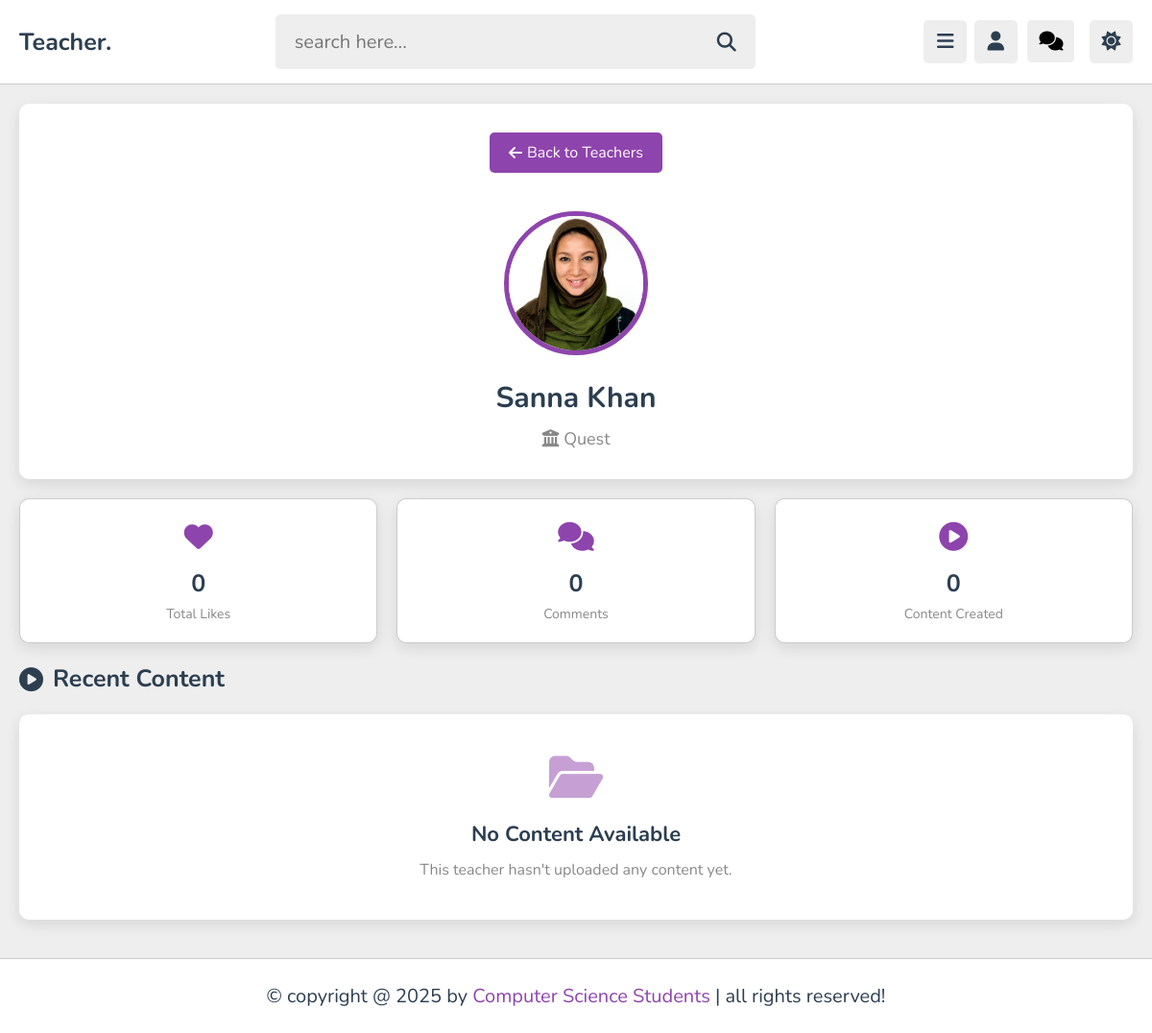
The app's page /admin/teacher_profile.php?teacher_id=gg2o9AAneltppra3TbI3 (signed in) with its own data.
### tables this page shows
CREATE TABLE `tutors` (
  `id` varchar(20) NOT NULL,
  `name` varchar(50) NOT NULL,
  `username` varchar(50) NOT NULL,
  `profession` varchar(50) NOT NULL,
  `email` varchar(50) NOT NULL,
  `password` varchar(50) NOT NULL,
  `image` varchar(100) NOT NULL,
  `gender` varchar(255) DEFAULT NULL,
  `faculty` varchar(255) DEFAULT NULL,
  `batch` varchar(255) DEFAULT NULL,
  `university` varchar(225) DEFAULT NULL,
  `status` enum('Pending','Approved','Rejected') DEFAULT 'Pending',
  `last_active` timestamp NULL DEFAULT NULL,
  `departments` varchar(254) NOT NULL
);

### admin/teacher_profile.php (the view, shortened to what this page needs)
<?php
include '../components/connect.php';
if(isset($_GET['teacher_id'])){
    $teacher_id = $_GET['teacher_id'];
} else {
    header('location:t.php');
    exit();
}
try {
    $select_teacher = $conn->prepare("SELECT * FROM `tutors` WHERE id = ?");
    $select_teacher->execute([$teacher_id]);
    $teacher = $select_teacher->fetch(PDO::FETCH_ASSOC);
} catch (PDOException $e) {
    header('location:teachers.php');
    exit();
}
try {
    $teacher['likes'] = 0;
    $teacher['comments'] = 0;
    $teacher['lectures'] = 0;
    $check_likes_table = $conn->prepare("SHOW TABLES LIKE 'likes'");
    $check_likes_table->execute();
    if($check_likes_table->rowCount() > 0) {
        $count_likes = $conn->prepare("SELECT COUNT(*) as total FROM `likes` WHERE tutor_id = ?");
        $count_likes->execute([$teacher_id]);
        $total_likes = $count_likes->fetch(PDO::FETCH_ASSOC)['total'];
        $teacher['likes'] = $total_likes;
    }
    $check_comments_table = $conn->prepare("SHOW TABLES LIKE 'comments'");
    $check_comments_table->execute();
    if($check_comments_table->rowCount() > 0) {
        $count_comments = $conn->prepare("SELECT COUNT(*) as total FROM `comments` WHERE tutor_id = ?");
        $count_comments->execute([$teacher_id]);
        $total_comments = $count_comments->fetch(PDO::FETCH_ASSOC)['total'];
        $teacher['comments'] = $total_comments;
    }
    $check_content_table = $conn->prepare("SHOW TABLES LIKE 'content'");
    $check_content_table->execute();
    if($check_content_table->rowCount() > 0) {
        $count_content = $conn->prepare("SELECT COUNT(*) as total FROM `content` WHERE tutor_id = ?");
        $count_content->execute([$teacher_id]);
        $total_content = $count_content->fetch(PDO::FETCH_ASSOC)['total'];
        $teacher['lectures'] = $total_content;
    }
} catch (PDOException $e) {
    error_log("Error retrieving stats: " . $e->getMessage());
}
try {
    $select_playlists = $conn->prepare("SELECT * FROM `playlist` WHERE tutor_id = ? ORDER BY date DESC");
    $select_playlists->execute([$teacher_id]);
    $teacher_playlists = $select_playlists->fetchAll(PDO::FETCH_ASSOC);
} catch (PDOException $e) {
    $teacher_playlists = [];
    error_log("Error retrieving playlists: " . $e->getMessage());
}
try {
    $select_content = $conn->prepare("SELECT * FROM `content` WHERE tutor_id = ? ORDER BY date DESC LIMIT 12");
    $select_content->execute([$teacher_id]);
    $teacher_content = $select_content->fetchAll(PDO::FETCH_ASSOC);
} catch (PDOException $e) {
    $teacher_content = [];
    error_log("Error retrieving content: " . $e->getMessage());
}
$carousel_items = array_merge($teacher_playlists, $teacher_content);
usort($carousel_items, function($a, $b) {
    return strtotime($b['date']) - strtotime($a['date']);
});
$carousel_items = array_slice($carousel_items, 0, 8);
?>
<!DOCTYPE html>
<html lang="en">
<head>
    <link rel="stylesheet" href="https://cdnjs.cloudflare.com/ajax/libs/font-awesome/6.2.0/css/all.min.css">
    <link rel="stylesheet" href="../css/admin_style.css">
    <link rel="stylesheet" href="../css/teachers_profile.css">
</head>
<body>
    <?php include '../components/admin_header.php'; ?>
    <div class="profile-container">
        <div class="profile-header">
            <a href="other_teacher.php" class="back-btn">
                <i class="fas fa-arrow-left"></i>
                Back to Teachers
            </a>
            <div class="profile-image-container ">
                <?php if(!empty($teacher['image']) && file_exists('../uploaded_files/' . $teacher['image'])): ?>
                    <img src="../uploaded_files/<?= $teacher['image']; ?>"
                         alt="<?= htmlspecialchars($teacher['name']); ?>"
                         class="profile-image">
                <?php else: ?>
                    <img src="../images/default-avatar.png"
                         alt="Default Profile"
                         class="profile-image">
                <?php endif; ?>
            </div>
            <h1 class="profile-name"><?= htmlspecialchars($teacher['name']); ?></h1>
            <p class="profile-university">
                <i class="fas fa-university"></i>
                <?= htmlspecialchars($teacher['university'] ?? 'Not specified'); ?>
            </p>
        </div>
        <div class="stats-section">
            <div class="stats-grid">
                <div class="stat-item">
                    <div class="stat-icon">
                        <i class="fas fa-heart"></i>
                    </div>
                    <div class="stat-number"><?= $teacher['likes']; ?></div>
                    <div class="stat-label">Total Likes</div>
                </div>
                <div class="stat-item">
                    <div class="stat-icon">
                        <i class="fas fa-comments"></i>
                    </div>
                    <div class="stat-number"><?= $teacher['comments']; ?></div>
                    <div class="stat-label">Comments</div>
                </div>
                <div class="stat-item">
                    <div class="stat-icon">
                        <i class="fas fa-play-circle"></i>
                    </div>
                    <div class="stat-number"><?= $teacher['lectures']; ?></div>
                    <div class="stat-label">Content Created</div>
                </div>
            </div>
        </div>
        <div class="content-section">
            <h2 class="section-title">
                <i class="fas fa-play-circle"></i>
                Recent Content
            </h2>
            <?php if(empty($carousel_items)): ?>
                <div class="no-items-message">
                    <i class="fas fa-folder-open"></i>
                    <h3>No Content Available</h3>
                    <p>This teacher hasn't uploaded any content yet.</p>
                </div>
            <?php endif; ?>
        </div>
    </div>
    <?php include '../components/footer.php'; ?>
</body>
</html>

### css/admin_style.css (style rules this page uses)
:root { --main-color:#8e44ad; --red:#e74c3c; --oragen:#f39c12; --white:#fff; --black:#2c3e50; --light-color:#888; --light-bg:#eee; --border:.1rem solid rgba(0,0,0,.2); }
* { font-family: 'Nunito', sans-serif; margin: 0; padding: 0; box-sizing: border-box; outline: none; border: none; text-decoration: none; }
html { font-size: 62.5%; overflow-x: hidden; }
body { background-color: var(--light-bg); padding-left: 30rem; }
@media (max-width:1200px) { body { padding-left: 0; } }

### css/teachers_profile.css (style rules this page uses)
.no-items-message { text-align: center; padding: 4rem 2rem; color: var(--light-color); background: var(--white); border-radius: 1rem; box-shadow: 0 0.5rem 1.5rem rgba(0,0,0,.1); }
.no-items-message i { font-size: 5rem; margin-bottom: 2rem; opacity: 0.5; color: var(--main-color); }
.no-items-message h3 { font-size: 2.2rem; margin-bottom: 1rem; color: var(--black); }
.no-items-message p { font-size: 1.6rem; line-height: 1.5; }
.profile-container { max-width: 120rem; margin: 0 auto; padding: 2rem; }
.profile-header { text-align: center; padding: 3rem 0; background: var(--white); border-radius: 1rem; margin-bottom: 2rem; box-shadow: 0 0.5rem 1.5rem rgba(0,0,0,.1); }
.back-btn { display: inline-flex; align-items: center; gap: 0.5rem; padding: 1rem 2rem; background: var(--main-color); color: var(--white); text-decoration: none; border-radius: 0.5rem; margin-bottom: 2rem; font-size: 1.6rem; transition: all 0.3s ease; }
.profile-image-container { margin: 2rem 0; }
.profile-image { width: 15rem; height: 15rem; border-radius: 50%; object-fit: cover; border: 0.5rem solid var(--main-color); }
.profile-name { font-size: 3rem; color: var(--black); margin: 2rem 0 1rem; }
.profile-university { font-size: 1.8rem; color: var(--light-color); }
.stats-section { margin: 2rem 0; }
.stats-grid { display: grid; grid-template-columns: repeat(auto-fit, minmax(200px, 1fr)); gap: 2rem; }
.stat-item { background: var(--white); padding: 2rem; border-radius: 1rem; text-align: center; box-shadow: 0 0.5rem 1.5rem rgba(0,0,0,.1); border: var(--border); }
.stat-icon { font-size: 3rem; color: var(--main-color); margin-bottom: 1rem; }
.stat-number { font-size: 2.5rem; font-weight: bold; color: var(--black); margin-bottom: 0.5rem; }
.stat-label { color: var(--light-color); font-size: 1.4rem; }
.section-title { font-size: 2.5rem; color: var(--black); margin-bottom: 2rem; display: flex; align-items: center; gap: 1rem; }

### records on screen
tutors: image (picture), name "Sanna Khan", university "Quest"

### other values on screen
$teacher['likes'] "0"
$teacher['comments'] "0"
$teacher['lectures'] "0"
